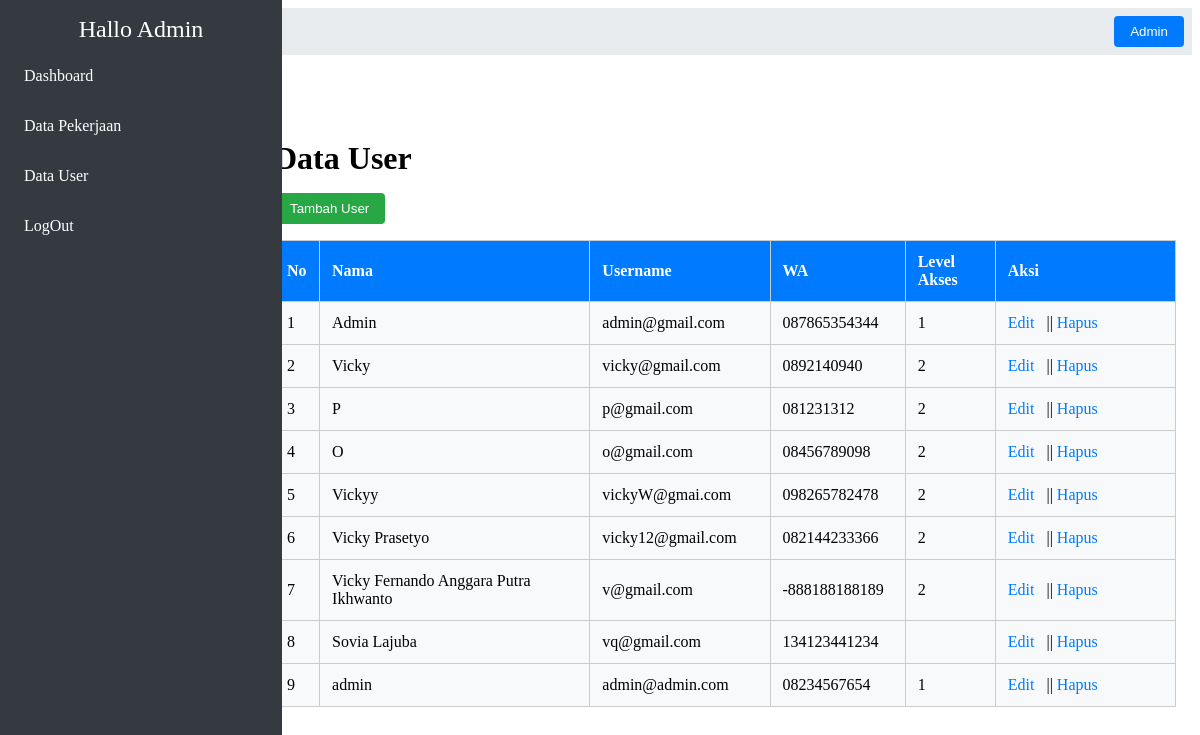
Screenshot of /Admin/data-user.php (signed in) with the database file from the repository.
### tables this page shows
CREATE TABLE `tb_user` (
  `id` int NOT NULL,
  `nama` varchar(50) DEFAULT NULL,
  `username` varchar(50) DEFAULT NULL,
  `password` varchar(50) DEFAULT NULL,
  `no_wa` varchar(50) DEFAULT NULL,
  `level` varchar(50) DEFAULT NULL
);

### Admin/sesi-admin.php (called while the page is built, shortened)
<?php
include '../db.php';
$query = mysqli_query($conn, "SELECT * FROM tb_user WHERE id = '" . $_SESSION['id'] . "'");
$dlogin = mysqli_fetch_object($query);

### Admin/data-user.php (the view, shortened to what this page needs)
<?php
include('sesi-admin.php');
include '../db.php';
?>
<!DOCTYPE html>
<html>
<head>
    <link rel="stylesheet" href="../style.css">
</head>
<body>
    <div class="sidebar">
        <header>Hallo Admin</header>
        <ul>
            <li><a href="index.php" id="dashboard">Dashboard</a></li>
            <li><a href="../buku/data-buku.php" id="dbuku">Data Pekerjaan</a></li>
            <li><a href="data-user.php" id="duser">Data User</a></li>
            <li><a href="../logout.php">LogOut</a></li>
        </ul>
    </div>
    <div class="top">
        <button><?php echo $dlogin->nama ?></button>
    </div>
    <div class="main-content">
        <div class="box">
            <h1>Data User </h1>
            <a href="tbh-user.php"><button class="btn-tbh">Tambah User</button></a>
            <div class="box-table">
                <table cellspacing="0">
                    <thead>
                        <tr>
                            <th width="5%">No</th>
                            <th width="30%">Nama</th>
                            <th width="20%">Username</th>
                            <th width="15%">WA</th>
                            <th width="10%" align="center">Level Akses</th>
                            <th width="30%" align="center">Aksi</th>
                        </tr>
                    </thead>
                    <tbody>
                        <?php
                        $no = 1;
                        $user = mysqli_query($conn, "SELECT * FROM tb_user ORDER BY id");
                        while ($row = mysqli_fetch_array($user)) {
                        ?>
                        <tr>
                            <td><?php echo $no++ ?></td>
                            <td class="nama"><?php echo $row['nama'] ?></td>
                            <td class="username"><?php echo $row['username'] ?></td>
                            <td class="no_wa"><?php echo $row['no_wa'] ?></td>
                            <td class="level" align="center"><?php echo $row['level'] ?></td>
                            <td align="center">
                                <a href="edit-user.php?id=<?php echo $row['id'] ?>">Edit</a> ||
                                <a href="hapus-user.php?id=<?php echo $row['id'] ?>"
                                    onclick="return confirm('Yakin untuk mengahapus data ?')">Hapus</a>
                            </td>
                        </tr>
                        <?php } ?>
                    </tbody>
                </table>
            </div>
        </div>
    </div>
</body>
</html>

### css/style.css (style rules this page uses)
:root { --primary: #4AC4F3; --light: #EDF5FF; --dark: #202942; }
h1, h2, .fw-bold { font-weight: 700 !important; }

### Admin/data-user.php (style rules this page uses)
.sidebar { background-color: #343a40; color: white; height: 100%; padding: 1rem; position: fixed; left: 0; top: 0; bottom: 0; width: 250px; overflow-y: auto; z-index: 100; }
.sidebar header { font-size: 1.5rem; margin-bottom: 1rem; text-align: center; }
.sidebar ul { list-style-type: none; padding: 0; }
.sidebar ul li { margin-bottom: 1rem; }
.sidebar ul li a { color: white; text-decoration: none; display: block; padding: 0.5rem; border-radius: 0.25rem; transition: background-color 0.3s ease; }
.top { background-color: #e9ecef; padding: 0.5rem; display: flex; justify-content: flex-end; align-items: center; margin-left: 250px; z-index: 10; }
.top button { background-color: #007bff; color: white; border: none; padding: 0.5rem 1rem; margin-left: 1rem; border-radius: 0.25rem; cursor: pointer; transition: background-color 0.3s ease; }
.main-content { margin-left: 250px; padding: 1rem; margin-top: 3rem; }
.main-content h1 { margin-bottom: 1rem; }
.box-table { margin-top: 1rem; }
.box-table table { width: 100%; border-collapse: collapse; border: 1px solid #ccc; }
.box-table th, .box-table td { padding: 0.75rem; text-align: left; border: 1px solid #ccc; }
.box-table th { background-color: #007bff; color: white; }
.box-table td { background-color: #f8f9fa; }
.box-table a { color: #007bff; text-decoration: none; margin-right: 0.5rem; }
.btn-tbh { background-color: #28a745; color: white; border: none; padding: 0.5rem 1rem; border-radius: 0.25rem; cursor: pointer; transition: background-color 0.3s ease; text-decoration: none; }

### rows the page displays
tb_user: nama "Admin", username "admin@gmail.com", no_wa "087865354344", level "1"
tb_user: nama "Vicky", username "vicky@gmail.com", no_wa "0892140940", level "2"
tb_user: nama "P", username "p@gmail.com", no_wa "081231312", level "2"
tb_user: nama "O", username "o@gmail.com", no_wa "08456789098", level "2"
tb_user: nama "Vickyy", username "vickyW@gmai.com", no_wa "098265782478", level "2"
tb_user: nama "Vicky Prasetyo", username "vicky12@gmail.com", no_wa "082144233366", level "2"
tb_user: nama "Vicky Fernando Anggara Putra Ikhwanto", username "v@gmail.com", no_wa "-888188188189", level "2"
tb_user: nama "Sovia Lajuba", username "vq@gmail.com", no_wa "134123441234"
tb_user: nama "admin", username "admin@admin.com", no_wa "08234567654", level "1"
